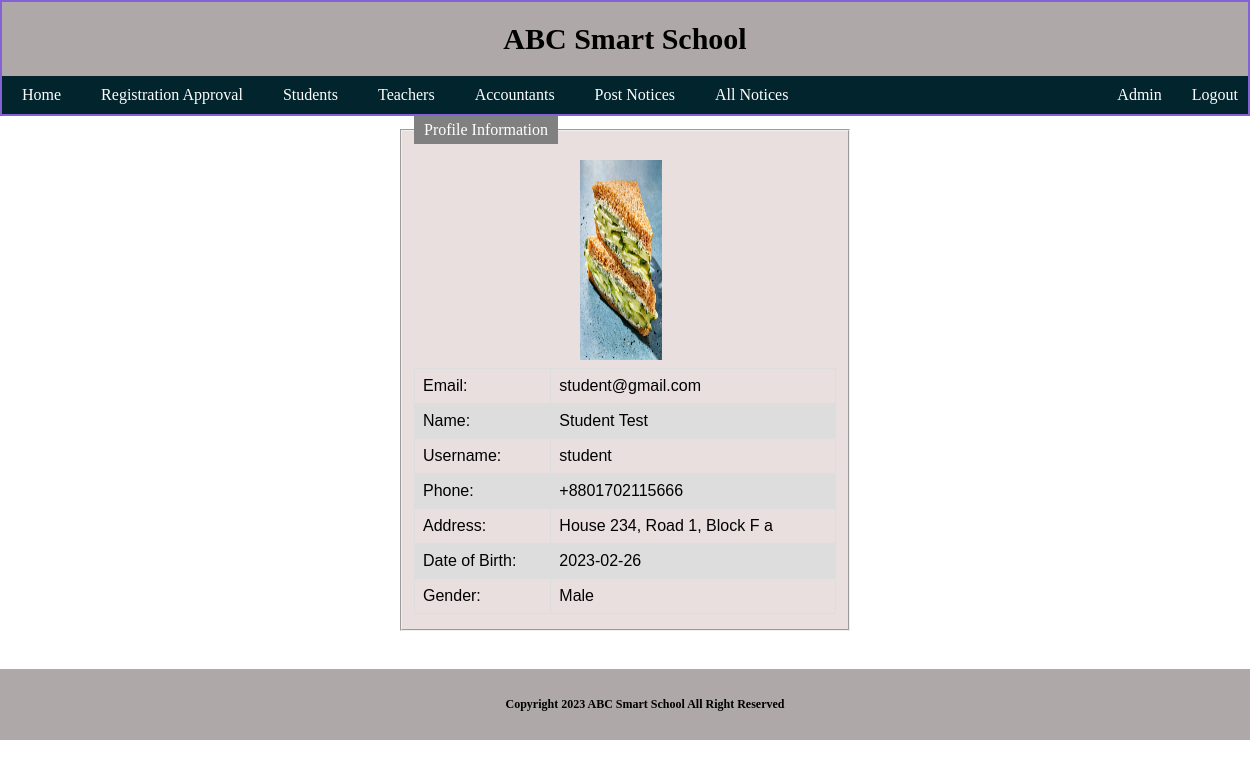
The app's page /Project/View/pages/ProfileView.php?id=2 (signed in) with its own data.
### tables this page shows
CREATE TABLE `users` (
  `id` int(11) NOT NULL,
  `Name` text NOT NULL,
  `Email` varchar(255) NOT NULL,
  `Username` varchar(100) NOT NULL,
  `Password` varchar(255) NOT NULL,
  `Phone` text NOT NULL,
  `Address` varchar(255) NOT NULL,
  `DOB` text NOT NULL,
  `Gender` text NOT NULL,
  `User_Type` text NOT NULL,
  `File_Path` varchar(500) NOT NULL,
  `Validation` text NOT NULL
);

### Project/model/DatabaseConnection.php (called while the page is built, shortened)
<?php
class DatabaseConnection
{
    function getUserData($conn, $table, $id)
    {
        $result = $conn->query("SELECT `id`, `Name`, `Email`, `Username`, `Phone`, `Address`, `DOB`, `Gender`, `File_Path`, `Validation`, `User_Type` FROM " . $table . " WHERE id=" . $id);
        return $result;
    }
}

### Project/View/pages/ProfileView.php (the view, shortened to what this page needs)
<!DOCTYPE html>
<html>
<body>
  <?php
  include('../layout/Header.php');
  include "../../model/DatabaseConnection.php";
  ?>
  <?php
  $Name = $Email = $User = $Phone = $Address = $Date = $Gender= $img= "";
  $connection = new DatabaseConnection();
  $conobj = $connection->OpenCon();
  if(!empty($_GET["id"])){
  $userQuery = $connection->getUserData($conobj, "users", $_GET["id"]);
  if ($userQuery->num_rows > 0) {
    while ($row = $userQuery->fetch_assoc()) {
      $Name = $row["Name"];
      $Email = $row["Email"];
      $User = $row["Username"];
      $Phone = $row["Phone"];
      $Address = $row["Address"];
      $Date = $row["DOB"];
      $Gender = $row["Gender"];
      $img = $row["File_Path"];
    }
  } else {
  }
}
  ?>
  <fieldset>
<legend>Profile Information</legend>
<form action="<?php echo htmlspecialchars($_SERVER["PHP_SELF"]);?>" method="post" enctype="multipart/form-data">
<?php if(!empty($img)){ ?>
  <center><div class="class1"><img src="<?php echo $img ?>"  width="200" height="200"></div></center>
  <?php } ?>
  <table>
    <tr>
      <td>Email: </td>
      <td><?php echo $Email; ?></td>
    </tr>
    <tr>
      <td>Name: </td>
      <td><?php echo $Name; ?></td>
    </tr>
    <tr>
      <td>Username: </td>
      <td><?php echo $User; ?></td>
    </tr>
    <tr>
      <td>Phone:</td>
      <td><?php echo $Phone; ?></td>
    </tr>
    <tr>
      <td>Address: </td>
      <td><?php echo $Address; ?></td>
    </tr>
    <tr>
      <td>Date of Birth: </td>
      <td><?php echo $Date; ?></span>
    </td>
    </tr>
    <tr>
      <td> Gender:</td>
      <td>
      <?php echo $Gender; ?>
      </td>
    </tr>
  </table>
</form>
</fieldset>
  <br>
  <?php
  include('../layout/Footer.php');
  ?>
</body>
</html>

### Project/css/Mainpage.css (style rules this page uses)
body { margin:0; padding: 0; background: url(background.jpg) no-repeat; background-size: cover; background-attachment: fixed; }
img { display: block; margin-left: auto; margin-right: auto; width: 20%; }

### Project/css/design.css (style rules this page uses)
body { margin:0; padding: 0; background: url(background.jpg) no-repeat; background-size: cover; }
img { display: block; margin-left: auto; margin-right: auto; width: 20%; }
fieldset { background-color: #e9dfdf; display: block; margin-left: 400px; margin-right: 400px; padding-top: 0.5em; padding-bottom: 0.9em; }
legend { background-color: gray; color: white; padding: 5px 10px; }
img { display: block; margin-left: auto; -right: -200px; width: 20%; }
.class1 { padding-right: 0.5rem; padding-top: 0.5rem; padding-bottom: 0.5rem; }
table { font-family: arial, sans-serif; border-collapse: collapse; width: 100%; }
td, th { border: 1px solid #dddddd; text-align: left; padding: 8px; }
tr:nth-child(even) { background-color: #dddddd; }

### records on screen
users: File_Path (picture), Email "student@gmail.com", Name "Student Test", Username "student", Phone "+8801702115666", Address "House 234, Road 1, Block F a", DOB "2023-02-26", Gender "Male"

### other values on screen
$_SESSION['Name'] "Admin"
